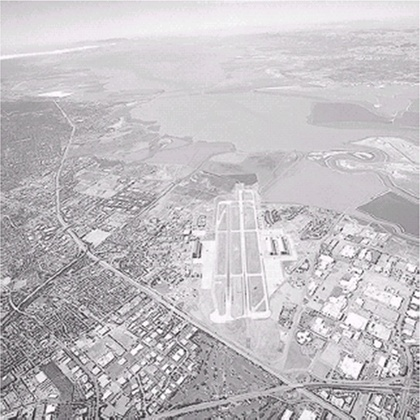
%> input picture ivp lab/iivp-lab-2017/iivp-lab-2017/Lab2 Adv/Image.jpg, 420 x 420 px, shrunk from 544 x 544 before the run
$ octave que3.m   (GNU Octave 9; MATLAB toolbox functions it lacks are replaced by stand-ins)
%> lines starting %> are read from the running program, lines starting %| are printed output that depends on the picture
clear;
img=imread('Image.jpg');
%> img is the input picture: size 420x420x3 uint8; mean R, G, B 194.2, 190.7, 194.5
angle=180;

%Find the midpoint
if(angle>155)
    midx = ceil((size(img,1))/2);
%> midx = 210
    midy = ceil((size(img,2))/2);
%> midy = 210
else
    midx = ceil((size(img,2))/2);
    midy = ceil((size(img,1))/2);
end

[y,x] = meshgrid(1:size(img,2), 1:size(img,1));
[t,r] = cart2pol(x-midx,y-midy);
t1 =  (t*180 *7)/22+angle;
%Convert from degree to radians
t = (t1 *22 )/(180*7);
%Convert to Cartesian Co-ordinates
[x,y] = pol2cart(t,r);
tempx = round(x+midx);
tempy = round(y+midy);

if ( min(tempx ( : ) ) < 0 )
    newx = max(tempx(:))+abs(min(tempx(:)))+1;
    tempx = tempx+abs(min(tempx(:)))+1;
else
    newx = max(tempx(:));
%> newx = 419
end

if( min(tempy ( : ) ) < 0 )
    newy = max(tempy(:)) + abs(min(tempy(:)))+1;
    tempy = tempy + abs(min(tempy(:)))+1;
else
    newy = max(tempy(:));
%> newy = 419
end

tempy(tempy==0) = 1;
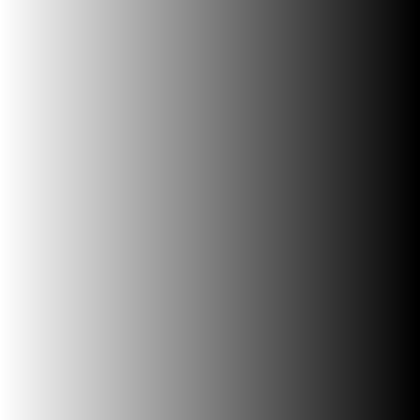
%> tempy: size 420x420 double; min 1, max 419, mean 209.5; drawn with min black and max white
tempx(tempx==0) = 1;
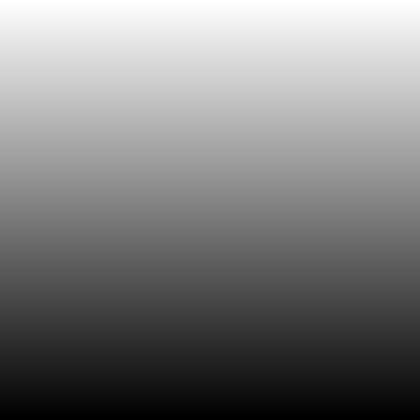
%> tempx: size 420x420 double; min 1, max 419, mean 209.5; mean of the top-left, top-right, bottom-left and bottom-right quarters 314.5, 314.5, 104.5, 104.5; drawn with min black and max white

C = uint8(zeros([newx newy 3]));

for i = 1:size(img,1)
    for j = 1:size(img,2)
        C( tempx(i,j),tempy(i,j) ,:) = img(i,j,:);
    end
end
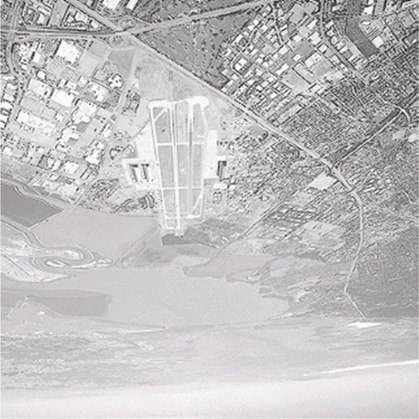
%> C: size 419x419x3 uint8; mean R, G, B 194.4, 190.9, 194.6

title('Rotated');
hold on;
subplot(1,2,1), subimage(img), title('Original');
subplot(1,2,2), subimage(C), title('Rotated');
